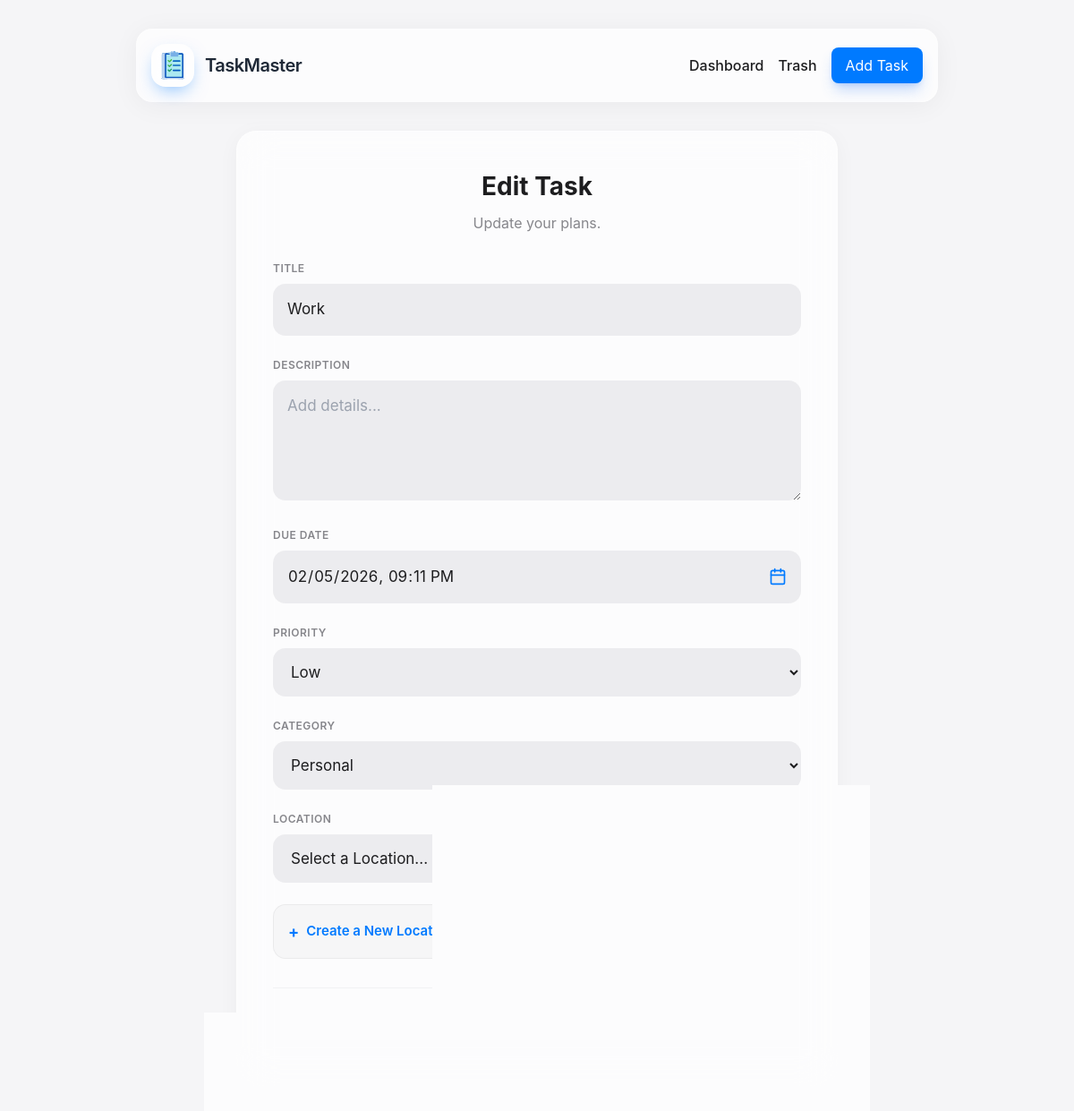
The page /update/8/ on the database its author committed.
### TaskScheduler/models.py (models this page shows, shortened)
class Task(models.Model):
    PRIORITY_CHOICES = [
        ('High', 'High'),  # First is DB value, Second is Display Label
        ('Medium', 'Medium'),
        ('Low', 'Low'),
    ]
    CATEGORY_CHOICES = [
        ('Personal', 'Personal'),
        ('Work', 'Work'),
        ('School', 'School'),
        ('Urgent', 'Urgent'),
    ]
    category = models.CharField(max_length=20, choices=CATEGORY_CHOICES, default='Personal')
    priority = models.CharField(max_length=10, choices=PRIORITY_CHOICES, default='Low')
    title = models.CharField(max_length=200)
    description = models.TextField(blank=True)
    due_date = models.DateTimeField()
    location = models.ForeignKey(Location, on_delete=models.SET_NULL, null=True, blank=True)
    is_completed = models.BooleanField(default=False)
    is_deleted = models.BooleanField(default=False)
    created_at = models.DateTimeField(auto_now_add=True)
    updated_at = models.DateTimeField(auto_now=True)

### TaskScheduler/views.py (the view)
# urls.py: path('update/<int:task_id>/', views.update_task, name='update_task'),
def update_task(request, task_id):
    task = get_object_or_404(Task, id=task_id)
    if request.method == 'POST':
        form = TaskForm(request.POST, instance=task)
        if form.is_valid():
            form.save()
            return redirect('dashboard')
    else:
        form = TaskForm(instance=task)
    context = {
        'form': form,
        'page_title': 'Edit Task',
        'page_subtitle': 'Update your plans.',
        'btn_text': 'Save Changes'
    }
    return render(request, 'task_form.html', context)

### TaskScheduler/models.py (called while the page is built)
    def __str__(self):
        return self.name

### templates/task_form.html (shortened to what this page needs)
{% extends 'base.html' %}
{% block content %}
<div class="max-w-2xl mx-auto">
    <div class="create-card">
        <div class="page-header">
            <h2>{{ page_title }}</h2>
            <p>{{ page_subtitle }}</p>
        </div>
        <form method="post">
            {% for field in form %}
                {% if field.name == 'new_location_name' or field.name == 'new_location_address' %}
                    {% elif field.name == 'location' %}
                    <div class="form-group">
                        <label for="{{ field.id_for_label }}">{{ field.label }}</label>
                        {{ field }}
                    </div>
                    <details class="glass-details">
                        <summary>Create a New Location</summary>
                    </details>
                {% else %}
                    <div class="form-group">
                        <label for="{{ field.id_for_label }}">{{ field.label }}</label>
                        {{ field }}
                    </div>
                {% endif %}
            {% endfor %}
            <div class="flex items-center justify-between mt-8 pt-4 border-t border-gray-200/50">
                <a href="{% url 'dashboard' %}" class="text-gray-500 hover:text-gray-800 font-medium transition-colors">Cancel</a>
                <button type="submit" class="btn-primary px-8 py-3 text-lg font-semibold shadow-lg shadow-blue-500/30">
                </button>
            </div>
        </form>
    </div>
</div>
{% endblock %}

### templates/base.html (shortened to what this page needs)
{% load static %}
<!DOCTYPE html>
<html lang="en">
<head>
    <script src="https://cdn.tailwindcss.com"></script>
</head>
<body class="p-4 md:p-8">
    <nav class="max-w-4xl mx-auto mb-8 flex justify-between items-center glass p-4">
    <a href="{% url 'dashboard' %}" class="flex items-center gap-3 group" aria-label="TaskMaster Home">
        <div class="relative w-12 h-12 rounded-2xl shadow-[0_8px_20px_-6px_rgba(0,122,255,0.5)] transition-all duration-300 group-hover:scale-105 group-hover:shadow-[0_12px_28px_-8px_rgba(0,122,255,0.7)] bg-white/5 backdrop-blur-sm p-2">
            <img src="{% static 'images/logo.svg' %}" alt="TaskMaster Logo" class="w-full h-full object-contain">
        </div>
        <h1 class="text-xl font-semibold tracking-tight text-gray-800 group-hover:text-blue-600 transition-colors">TaskMaster</h1>
    </a>
    <div class="space-x-4 flex items-center">
        <a href="{% url 'dashboard' %}" class="hover:text-blue-500 transition-colors font-medium">Dashboard</a>
        <a href="{% url 'trash_bin' %}" class="hover:text-blue-500 transition-colors font-medium">Trash</a>
        <a href="{% url 'task_create' %}" class="btn-primary px-4 py-2 rounded-lg shadow-blue-500/30 shadow-lg transition-transform hover:-translate-y-0.5">Add Task</a>
    </div>
</nav>
    <main class="max-w-4xl mx-auto">
        {% block content %}{% endblock %}
    </main>
</body>
</html>

### templates/base.html (style rules this page uses)
:root { --apple-blue: #007AFF; --apple-red: #FF3B30; --apple-green: #34C759; --apple-orange: #FF9500; --apple-yellow: #FFCC00; --bg-glass: rgba(255, 255, 255, 0.7); }
body { font-family: -apple-system, BlinkMacSystemFont, "San Francisco", "Helvetica Neue", sans-serif; background-color: #F5F5F7; color: #1D1D1F; }
.glass { background: var(--bg-glass); backdrop-filter: blur(20px); -webkit-backdrop-filter: blur(20px); border: 1px solid rgba(255, 255, 255, 0.3); border-radius: 18px; box-shadow: 0 4px 30px rgba(0, 0, 0, 0.05); }
.btn-primary { background-color: var(--apple-blue); color: white; border-radius: 12px; transition: all 0.3s ease; }

### templates/task_form.html (style rules this page uses)
:root { --bg-input: rgba(118, 118, 128, 0.12); --radius-l: 22px; --radius-m: 14px; --shadow-focus: 0 0 0 4px rgba(0, 122, 255, 0.15); --text-secondary: #86868B; }
.create-card { background: rgba(255, 255, 255, 0.72); backdrop-filter: saturate(180%) blur(20px); -webkit-backdrop-filter: saturate(180%) blur(20px); border: 1px solid rgba(255, 255, 255, 0.4); border-radius: var(--radius-l); box-shadow: 0 4px 24px rgba(0, 0, 0, 0.04); padding: 40px; animation: slideUpFade 0.6s cubic-bezier(0.16, 1, 0.3, 1) forwards; }
.form-group label { display: block; font-size: 12px; font-weight: 600; color: var(--text-secondary); margin-bottom: 8px; text-transform: uppercase; letter-spacing: 0.04em; }
.form-group input[type="text"], .form-group input[type="datetime-local"], .form-group input[type="date"], .form-group textarea, .form-group select { width: 100%; background: var(--bg-input); border: none; border-radius: var(--radius-m); padding: 16px; font-size: 17px; color: #1D1D1F; outline: none; transition: all 0.2s ease; box-sizing: border-box; font-family: inherit; }
.form-group { margin-bottom: 24px; }
.page-header { text-align: center; margin-bottom: 30px; }
.page-header h2 { font-size: 28px; font-weight: 700; margin-bottom: 8px; }
.page-header p { color: var(--text-secondary); }
.form-group input[type="datetime-local"], .form-group input[type="date"] { appearance: none; -webkit-appearance: none; width: 100%; background-color: var(--bg-input); border: none; border-radius: var(--radius-m); padding: 16px; padding-right: 16px; font-size: 17px; color: #1D1D1F; outline: none; font-family: inherit; background-repeat: no-repeat; background-position: right 16px center; background-size: 20px; cursor: text; }
.form-group { position: relative; }
.form-group input, .form-group textarea, .form-group select { width: 100%; background: var(--bg-input); border: none; border-radius: var(--radius-m); padding: 16px; font-size: 17px; color: #1D1D1F; outline: none; transition: all 0.2s ease; box-sizing: border-box; font-family: inherit; }
.glass-details { background: rgba(118, 118, 128, 0.05); border-radius: var(--radius-m); margin-bottom: 24px; border: 1px solid rgba(0,0,0,0.05); overflow: hidden; }
.glass-details summary { list-style: none; padding: 16px; font-weight: 600; cursor: pointer; display: flex; align-items: center; color: #007AFF; font-size: 15px; transition: background 0.2s; }
.glass-details summary::before { content: '+'; margin-right: 8px; font-weight: bold; font-size: 18px; transition: transform 0.2s; display: inline-block; }

### rows shown on the page
Task: form "Work" "02/05/2026 21:11" "Low" "Personal", form "Select a Location..."

### other values the page prints
{{ page_title }} "Edit Task"
{{ page_subtitle }} "Update your plans."
{{ field.label }} "TITLE" "DESCRIPTION" "DUE DATE" "PRIORITY" "CATEGORY"
{{ field.label }} "LOCATION"
